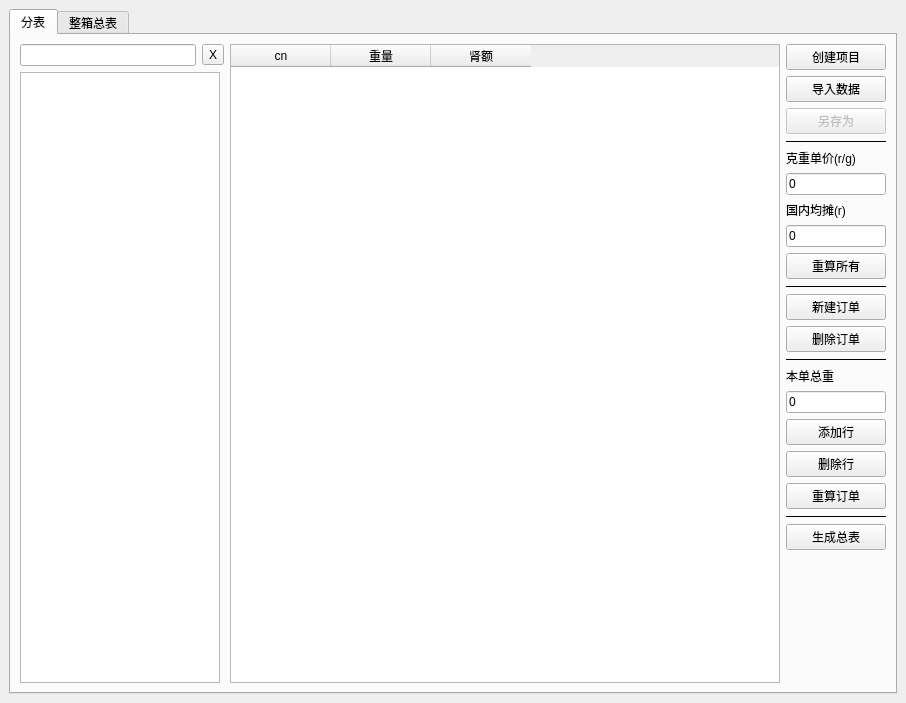
<?xml version="1.0" encoding="UTF-8"?>
<ui version="4.0">
 <class>MainWindow</class>
 <widget class="QMainWindow" name="MainWindow">
  <property name="geometry">
   <rect>
    <x>0</x>
    <y>0</y>
    <width>906</width>
    <height>703</height>
   </rect>
  </property>
  <property name="minimumSize">
   <size>
    <width>906</width>
    <height>703</height>
   </size>
  </property>
  <property name="maximumSize">
   <size>
    <width>906</width>
    <height>703</height>
   </size>
  </property>
  <property name="windowTitle">
   <string>国际表</string>
  </property>
  <widget class="QWidget" name="centralwidget">
   <layout class="QVBoxLayout" name="verticalLayout_2">
    <item>
     <widget class="QTabWidget" name="tabWidget">
      <property name="currentIndex">
       <number>0</number>
      </property>
      <widget class="QWidget" name="tab">
       <attribute name="title">
        <string>分表</string>
       </attribute>
       <layout class="QHBoxLayout" name="horizontalLayout_3">
        <item>
         <layout class="QVBoxLayout" name="verticalLayout_4">
          <item>
           <layout class="QHBoxLayout" name="horizontalLayout">
            <item>
             <widget class="QLineEdit" name="edit_Search"/>
            </item>
            <item>
             <widget class="QToolButton" name="btn_CleanSearch">
              <property name="text">
               <string>X</string>
              </property>
             </widget>
            </item>
           </layout>
          </item>
          <item>
           <widget class="QListWidget" name="list_mNum">
            <property name="minimumSize">
             <size>
              <width>200</width>
              <height>0</height>
             </size>
            </property>
            <property name="maximumSize">
             <size>
              <width>150</width>
              <height>16777215</height>
             </size>
            </property>
           </widget>
          </item>
         </layout>
        </item>
        <item>
         <widget class="QTableWidget" name="tab_Details">
          <property name="minimumSize">
           <size>
            <width>550</width>
            <height>0</height>
           </size>
          </property>
          <column>
           <property name="text">
            <string>cn</string>
           </property>
          </column>
          <column>
           <property name="text">
            <string>重量</string>
           </property>
          </column>
          <column>
           <property name="text">
            <string>肾额</string>
           </property>
          </column>
         </widget>
        </item>
        <item>
         <layout class="QVBoxLayout" name="verticalLayout_3">
          <item>
           <widget class="QPushButton" name="btn_NewProject">
            <property name="maximumSize">
             <size>
              <width>100</width>
              <height>16777215</height>
             </size>
            </property>
            <property name="text">
             <string>创建项目</string>
            </property>
           </widget>
          </item>
          <item>
           <widget class="QPushButton" name="btn_LoadData">
            <property name="maximumSize">
             <size>
              <width>100</width>
              <height>16777215</height>
             </size>
            </property>
            <property name="text">
             <string>导入数据</string>
            </property>
           </widget>
          </item>
          <item>
           <widget class="QPushButton" name="btn_Save">
            <property name="enabled">
             <bool>false</bool>
            </property>
            <property name="maximumSize">
             <size>
              <width>100</width>
              <height>16777215</height>
             </size>
            </property>
            <property name="text">
             <string>另存为</string>
            </property>
           </widget>
          </item>
          <item>
           <widget class="Line" name="line_4">
            <property name="maximumSize">
             <size>
              <width>100</width>
              <height>16777215</height>
             </size>
            </property>
            <property name="frameShadow">
             <enum>QFrame::Plain</enum>
            </property>
            <property name="orientation">
             <enum>Qt::Horizontal</enum>
            </property>
           </widget>
          </item>
          <item>
           <widget class="QLabel" name="label">
            <property name="maximumSize">
             <size>
              <width>100</width>
              <height>16777215</height>
             </size>
            </property>
            <property name="text">
             <string>克重单价(r/g)</string>
            </property>
           </widget>
          </item>
          <item>
           <widget class="QLineEdit" name="edit_rpg">
            <property name="maximumSize">
             <size>
              <width>100</width>
              <height>16777215</height>
             </size>
            </property>
            <property name="text">
             <string>0</string>
            </property>
           </widget>
          </item>
          <item>
           <widget class="QLabel" name="label_2">
            <property name="maximumSize">
             <size>
              <width>100</width>
              <height>16777215</height>
             </size>
            </property>
            <property name="text">
             <string>国内均摊(r)</string>
            </property>
           </widget>
          </item>
          <item>
           <widget class="QLineEdit" name="edit_InlandPost">
            <property name="maximumSize">
             <size>
              <width>100</width>
              <height>16777215</height>
             </size>
            </property>
            <property name="text">
             <string>0</string>
            </property>
           </widget>
          </item>
          <item>
           <widget class="QPushButton" name="btn_ReCountAll">
            <property name="maximumSize">
             <size>
              <width>100</width>
              <height>16777215</height>
             </size>
            </property>
            <property name="text">
             <string>重算所有</string>
            </property>
           </widget>
          </item>
          <item>
           <widget class="Line" name="line_2">
            <property name="maximumSize">
             <size>
              <width>100</width>
              <height>16777215</height>
             </size>
            </property>
            <property name="frameShadow">
             <enum>QFrame::Plain</enum>
            </property>
            <property name="lineWidth">
             <number>1</number>
            </property>
            <property name="orientation">
             <enum>Qt::Horizontal</enum>
            </property>
           </widget>
          </item>
          <item>
           <widget class="QPushButton" name="btn_NewGood">
            <property name="maximumSize">
             <size>
              <width>100</width>
              <height>16777215</height>
             </size>
            </property>
            <property name="text">
             <string>新建订单</string>
            </property>
           </widget>
          </item>
          <item>
           <widget class="QPushButton" name="btn_DelGood">
            <property name="maximumSize">
             <size>
              <width>100</width>
              <height>16777215</height>
             </size>
            </property>
            <property name="text">
             <string>删除订单</string>
            </property>
           </widget>
          </item>
          <item>
           <widget class="Line" name="line">
            <property name="minimumSize">
             <size>
              <width>0</width>
              <height>0</height>
             </size>
            </property>
            <property name="maximumSize">
             <size>
              <width>100</width>
              <height>16777215</height>
             </size>
            </property>
            <property name="frameShadow">
             <enum>QFrame::Plain</enum>
            </property>
            <property name="lineWidth">
             <number>1</number>
            </property>
            <property name="orientation">
             <enum>Qt::Horizontal</enum>
            </property>
           </widget>
          </item>
          <item>
           <widget class="QLabel" name="label_3">
            <property name="maximumSize">
             <size>
              <width>100</width>
              <height>16777215</height>
             </size>
            </property>
            <property name="text">
             <string>本单总重</string>
            </property>
           </widget>
          </item>
          <item>
           <widget class="QLineEdit" name="edit_TotalGram">
            <property name="maximumSize">
             <size>
              <width>100</width>
              <height>16777215</height>
             </size>
            </property>
            <property name="text">
             <string>0</string>
            </property>
           </widget>
          </item>
          <item>
           <widget class="QPushButton" name="btn_AddLine">
            <property name="maximumSize">
             <size>
              <width>100</width>
              <height>16777215</height>
             </size>
            </property>
            <property name="text">
             <string>添加行</string>
            </property>
           </widget>
          </item>
          <item>
           <widget class="QPushButton" name="btn_DelLine">
            <property name="maximumSize">
             <size>
              <width>100</width>
              <height>16777215</height>
             </size>
            </property>
            <property name="text">
             <string>删除行</string>
            </property>
           </widget>
          </item>
          <item>
           <widget class="QPushButton" name="btn_ReCount">
            <property name="maximumSize">
             <size>
              <width>100</width>
              <height>16777215</height>
             </size>
            </property>
            <property name="text">
             <string>重算订单</string>
            </property>
           </widget>
          </item>
          <item>
           <widget class="Line" name="line_3">
            <property name="maximumSize">
             <size>
              <width>100</width>
              <height>16777215</height>
             </size>
            </property>
            <property name="frameShadow">
             <enum>QFrame::Plain</enum>
            </property>
            <property name="lineWidth">
             <number>1</number>
            </property>
            <property name="orientation">
             <enum>Qt::Horizontal</enum>
            </property>
           </widget>
          </item>
          <item>
           <widget class="QPushButton" name="btn_PrintFinTab">
            <property name="maximumSize">
             <size>
              <width>100</width>
              <height>16777215</height>
             </size>
            </property>
            <property name="text">
             <string>生成总表</string>
            </property>
           </widget>
          </item>
          <item>
           <spacer name="verticalSpacer">
            <property name="orientation">
             <enum>Qt::Vertical</enum>
            </property>
            <property name="sizeHint" stdset="0">
             <size>
              <width>100</width>
              <height>100</height>
             </size>
            </property>
           </spacer>
          </item>
         </layout>
        </item>
       </layout>
      </widget>
      <widget class="QWidget" name="tab_2">
       <attribute name="title">
        <string>整箱总表</string>
       </attribute>
       <layout class="QHBoxLayout" name="horizontalLayout_2">
        <item>
         <widget class="QTableWidget" name="tab_FineTab">
          <column>
           <property name="text">
            <string>cn</string>
           </property>
          </column>
          <column>
           <property name="text">
            <string>重量</string>
           </property>
          </column>
          <column>
           <property name="text">
            <string>肾额</string>
           </property>
          </column>
         </widget>
        </item>
        <item>
         <layout class="QVBoxLayout" name="verticalLayout">
          <item>
           <widget class="QPushButton" name="btn_SaveFinaTab">
            <property name="text">
             <string>导出总表</string>
            </property>
           </widget>
          </item>
          <item>
           <spacer name="verticalSpacer_2">
            <property name="orientation">
             <enum>Qt::Vertical</enum>
            </property>
            <property name="sizeHint" stdset="0">
             <size>
              <width>20</width>
              <height>40</height>
             </size>
            </property>
           </spacer>
          </item>
         </layout>
        </item>
       </layout>
      </widget>
     </widget>
    </item>
   </layout>
  </widget>
 </widget>
 <resources/>
 <connections/>
</ui>
